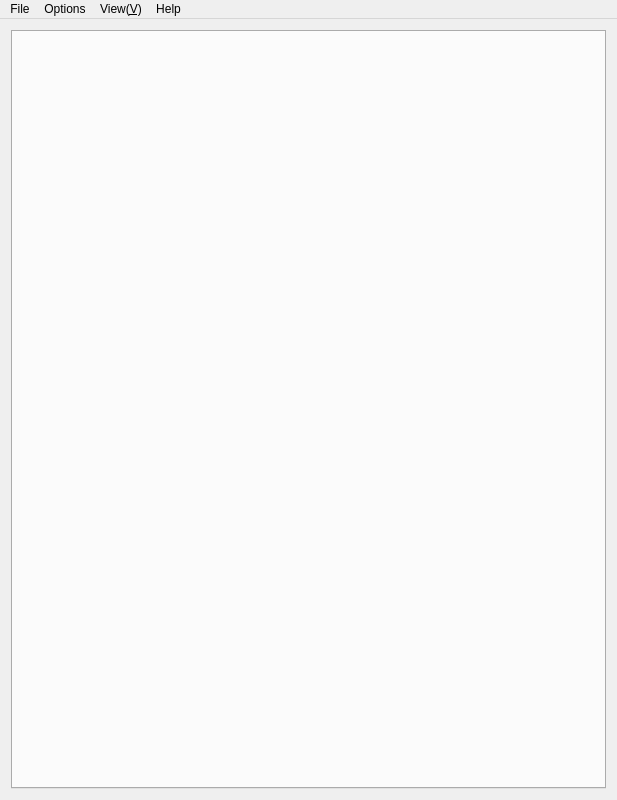
<?xml version="1.0" encoding="UTF-8"?>
<ui version="4.0">
 <class>MainWindow</class>
 <widget class="QMainWindow" name="MainWindow">
  <property name="geometry">
   <rect>
    <x>0</x>
    <y>0</y>
    <width>617</width>
    <height>800</height>
   </rect>
  </property>
  <property name="sizePolicy">
   <sizepolicy hsizetype="MinimumExpanding" vsizetype="MinimumExpanding">
    <horstretch>0</horstretch>
    <verstretch>0</verstretch>
   </sizepolicy>
  </property>
  <property name="minimumSize">
   <size>
    <width>0</width>
    <height>0</height>
   </size>
  </property>
  <property name="windowTitle">
   <string>qt-opencv-multithreaded</string>
  </property>
  <widget class="QWidget" name="centralWidget">
   <layout class="QVBoxLayout" name="verticalLayout" stretch="1">
    <item>
     <widget class="QTabWidget" name="tabWidget">
      <property name="sizePolicy">
       <sizepolicy hsizetype="Minimum" vsizetype="Minimum">
        <horstretch>0</horstretch>
        <verstretch>0</verstretch>
       </sizepolicy>
      </property>
      <property name="styleSheet">
       <string notr="true">QTabBar::tab{height:17}</string>
      </property>
      <property name="currentIndex">
       <number>-1</number>
      </property>
      <property name="tabsClosable">
       <bool>false</bool>
      </property>
     </widget>
    </item>
   </layout>
  </widget>
  <widget class="QMenuBar" name="menuBar">
   <property name="geometry">
    <rect>
     <x>0</x>
     <y>0</y>
     <width>617</width>
     <height>26</height>
    </rect>
   </property>
   <widget class="QMenu" name="menuFile">
    <property name="title">
     <string>File</string>
    </property>
    <addaction name="actionQuit"/>
   </widget>
   <widget class="QMenu" name="menuHelp">
    <property name="title">
     <string>Help</string>
    </property>
    <addaction name="actionAbout"/>
   </widget>
   <widget class="QMenu" name="menuOptions">
    <property name="title">
     <string>Options</string>
    </property>
    <addaction name="actionSynchronizeStreams"/>
   </widget>
   <widget class="QMenu" name="menuView">
    <property name="title">
     <string>View(&amp;V)</string>
    </property>
    <addaction name="actionFullScreen"/>
   </widget>
   <addaction name="menuFile"/>
   <addaction name="menuOptions"/>
   <addaction name="menuView"/>
   <addaction name="menuHelp"/>
  </widget>
  <action name="actionAbout">
   <property name="text">
    <string>About</string>
   </property>
  </action>
  <action name="actionQuit">
   <property name="text">
    <string>Quit</string>
   </property>
  </action>
  <action name="actionSynchronizeStreams">
   <property name="checkable">
    <bool>true</bool>
   </property>
   <property name="text">
    <string>Synchronize streams</string>
   </property>
  </action>
  <action name="actionScaleToFitFrame">
   <property name="checkable">
    <bool>true</bool>
   </property>
   <property name="text">
    <string>Scale to fit frame</string>
   </property>
  </action>
  <action name="actionFullScreen">
   <property name="checkable">
    <bool>true</bool>
   </property>
   <property name="text">
    <string>Full Screen(&amp;F)</string>
   </property>
  </action>
 </widget>
 <layoutdefault spacing="6" margin="11"/>
 <tabstops>
  <tabstop>tabWidget</tabstop>
 </tabstops>
 <resources/>
 <connections/>
</ui>
